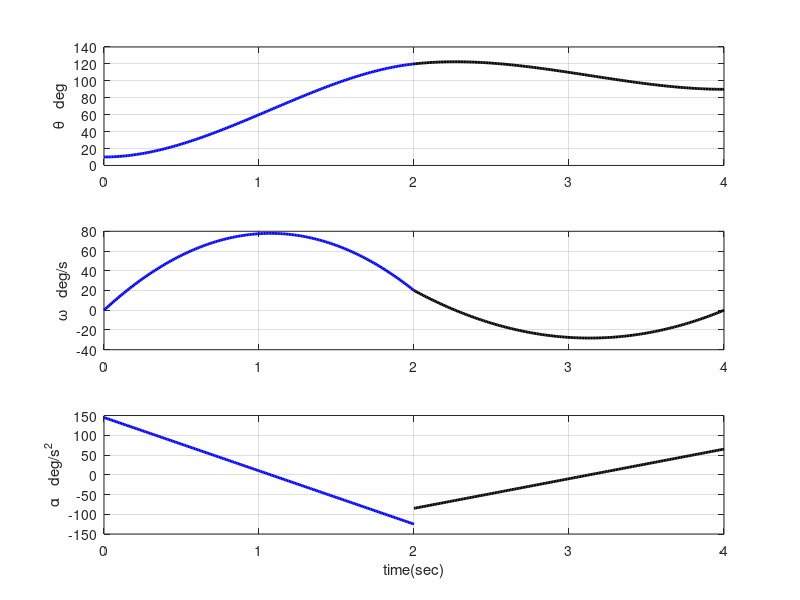

Recreate this plot in MATLAB.
%% 
% 	Fundamentals of Robotics: Practical Case Studies with Matlab & Python
%   By Prof. Hamid D. Taghirad
%   Copyright CRC - Press @2025
%
%   This code provides Trajectory planning of 2R Robot
%   By Cubic Polynomials with via point
%   Problem 5.13 
%
%% Parameter Definitions
clear all, clc; clf;

%   Initial and final conditions

q0=[10 120];
qf=[120 90];
w0=[0 20];
wf=[20 0];

%   Defining time and trajectories
tf=2;
t1=0:0.01:tf;t1=t1'; 
t2=tf:0.01:2*tf;t2=t2';
p(1,:)=q0; p(2,:)=w0;
p(3,:)=3/tf^2*(qf-q0)-1/tf*(2*w0+wf);
p(4,:)=-2/tf^3*(qf-q0)+1/tf^2*(w0+wf);

q= p(1,:) + p(2,:).*t1 + p(3,:).*t1.^2+p(4,:).*t1.^3;
dq= p(2,:)+ 2*p(3,:).*t1+3*p(4,:).*t1.^2;
ddq= 2*p(3,:)+6*p(4,:).*t1;

%%   Final trajectory in joint space
%   Figure 5.14 of the book
subplot(3,1,1)
plot(t1,q(:,1),'b',t2,q(:,2),'k'),grid
ylabel('\theta   deg')
subplot(3,1,2)
plot(t1,dq(:,1),'b',t2,dq(:,2),'k'),grid
ylabel('\omega   deg/s')
subplot(3,1,3)
plot(t1,ddq(:,1),'b',t2,ddq(:,2),'k'),grid
ylabel('\alpha   deg/s^2'),xlabel('time(sec)')
set(findall(figure(1),'type','line'),'linewidth',2)


